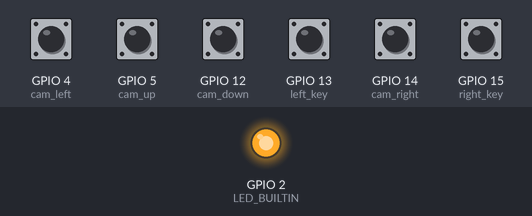
A sketch run on a simulated ESP8266 (NodeMCU). Parts: output pins drawn as LEDs (lit = HIGH, except the on-board LED, lit = LOW). The inputs (shaded band) are chosen by the test bench; at power-on: GPIO 4 (cam_left), GPIO 5 (cam_up), GPIO 12 (cam_down), GPIO 13 (left_key), GPIO 14 (cam_right), GPIO 15 (right_key) LOW. WiFi joins after 1.5 s; servers stay silent unless stated; what the sketch prints to the serial monitor is not drawn.

Above: at 0.1 s.
At 4.5 s:
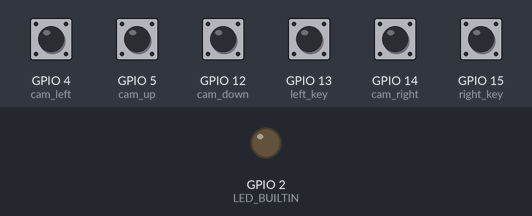
Timing chart, 0 to 6.0 s (numbered marks = the images above):
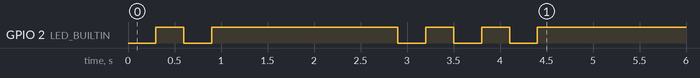

The sketch:

node1.ino
```cpp
// (licence header left out)
#include <pins_arduino.h>
#include <FirebaseArduino.h>

#include <Wire.h>
#include <ESP8266WiFi.h>

#define WIFI_SSID "---WIFI ID HERE---"
#define WIFI_PASSWORD "---PASSWD HERE---"

#define FIREBASE_HOST "FBHOST HERE"
#define FIREBASE_AUTH "FBHOST AUTH"

#define Left "/ ROOT / TREE /motor_L"

#define Right "/ ROOT / TREE /motor_R"

//pinmode setting
#define left_key 13
#define right_key 15

//var about cam signal
#define cam_up 5
#define cam_left 4
#define cam_down 12
#define cam_right 14

//nodemcu led control on and off
const int ON = 0;
const int OFF = 1;

//set up
void setup()
{
	Serial.begin(9600);

	pinMode(LED_BUILTIN, OUTPUT);

	pinMode(left_key, INPUT);
	pinMode(right_key, INPUT);

	pinMode(cam_left, INPUT);
	pinMode(cam_right, INPUT);
	pinMode(cam_up, INPUT);
	pinMode(cam_down, INPUT);

  //wifi connect, database connect check
	mcuCheck(2);
	netWORK();
	mcuCheck(3);

}

int last_seen_L = 0;

void loop()
{
  //bldc signal
	give_Signal_bldc();

 //cam signal
	if (digitalRead(cam_left) == HIGH)
		Firebase.setInt("/ ROOT / TREE /camPose", 2);

	if (digitalRead(cam_right) == HIGH)
		Firebase.setInt("/ ROOT / TREE /camPose", 4);

	if (digitalRead(cam_up) == HIGH)
		Firebase.setInt("/ ROOT / TREE /camPose", 1);

	if (digitalRead(cam_down) == HIGH)
		Firebase.setInt("/ ROOT / TREE /camPose", 3);

	if (digitalRead(cam_left) == LOW &&
	      digitalRead(cam_right) == LOW &&
	      digitalRead(cam_up) == LOW &&
	      digitalRead(cam_down) == LOW)
		      Firebase.setInt("/ ROOT / TREE /camPose", 0);
}

//-------------------------------------------------------------------------------------------------------//
void netWORK()
{
	delay(200);

	WiFi.begin(WIFI_SSID, WIFI_PASSWORD);

	while (WiFi.status() != WL_CONNECTED)
	{
		Serial.print("connecting..");

		delay(500);
	}

	Serial.println(
	            WiFi.localIP()
	                );

	Firebase.begin(FIREBASE_HOST, FIREBASE_AUTH);

}
//-------------------------------------------------------------------------------------------------------//
void mcuCheck(int a)
{
	int i = 0;
	for (i = 0; i < a; i++)
	{
		digitalWrite(LED_BUILTIN, ON);
		delay(300);

		digitalWrite(LED_BUILTIN, OFF);
		delay(300);
	}
}
//-------------------------------------------------------------------------------------------------------//
void give_Signal_bldc()
{
	if (digitalRead(left_key) == HIGH)
	{
		Firebase.setBool(Left,true );
		delay(300);
	}

	else
	{
		Firebase.setBool(Left, false);
		delay(300);
	}


	if (digitalRead(right_key) == HIGH)
	{

		Firebase.setBool(Right, true);

		delay(300);
	}

	else
	{
		Firebase.setBool(Right, false);
		delay(300);
	}
}
```
